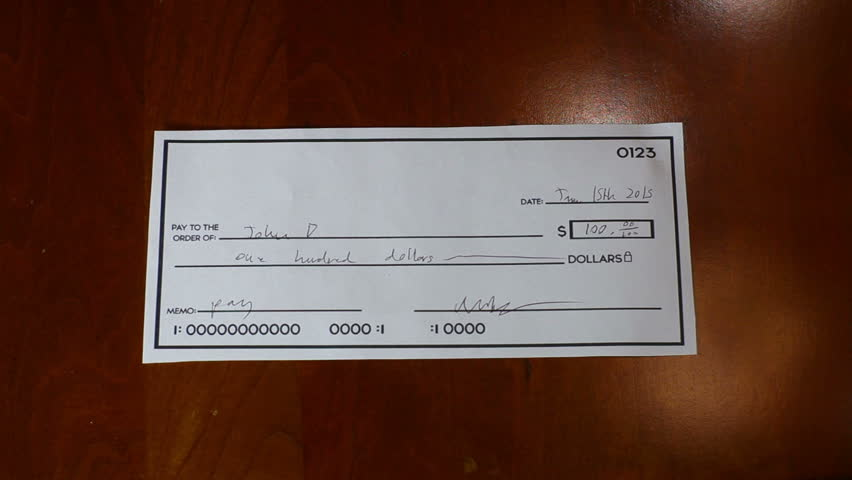
#> input picture CheckValidation/Sample Images/Checks/check1.jpg, 852 x 480 px
$ python -i perspectiveFix.py   (imports and definitions only)
#> lines starting #> are read from the running program, lines starting #| are printed output that depends on the picture; after the words box and inside, x2 and y2 are one past the last pixel; in counts of white or black regions, pixels touching at a corner belong together
import cv2
import imutils
import numpy as np

def points(pts):
    rectangle = np.zeros((4,2), dtype = "float32")

    #Bottom left point has smallest sum
    #Bottom right point has largest sum
    s = map(sum, pts)
    rectangle[0] = pts[np.argmin(s)]
    rectangle[2] = pts[np.argmax(s)]

    diff = np.diff(pts, axis = 1)
    rectangle[1] = pts[np.argmin(diff)]
    rectangle[3] = pts[np.argmax(diff)]

    return rectangle

def corner_transformation(image, pts):
    rectangle = points(pts)
    (tl, tr, br, bl) = rectangle

    widthA = np.sqrt(((br[0] - bl[0]) ** 2) + ((br[1] - bl[1]) ** 2))
    widthB = np.sqrt(((tr[0] - tl[0]) ** 2) + ((tr[1] - tl[1]) ** 2))
    maxWidth = max(int(widthA), int(widthB))

    heightA = np.sqrt(((tr[0] - br[0]) ** 2) + ((tr[1] - br[1]) ** 2))
    heightB = np.sqrt(((tl[0] - bl[0]) ** 2) + ((tl[1] - bl[1]) ** 2))
    maxHeight = max(int(heightA),int(heightB))

    dst = np.array([
    [0,0],
    [maxWidth - 1, 0],
    [maxWidth - 1, maxHeight - 1],
    [0, maxHeight - 1]], dtype = "float32")

    transform_matrix = cv2.getPerspectiveTransform(rectangle,dst)
    warp = cv2.warpPerspective(image,transform_matrix,(maxWidth,maxHeight))

    return warp

def fix_perspective(image):
#> called with image = 'Sample Images/Checks/check1.jpg'
    image = cv2.imread(image)
#> image is the input picture: shape (480, 852, 3); mean B, G, R 57.1, 67, 95.6
    ratio = image.shape[0]/500.0
#> ratio = 0.96
    original = image.copy()
    image = imutils.resize(image, height = 500)
#> image: shape (500, 887, 3)


    gray = cv2.cvtColor(image, cv2.COLOR_BGR2GRAY)
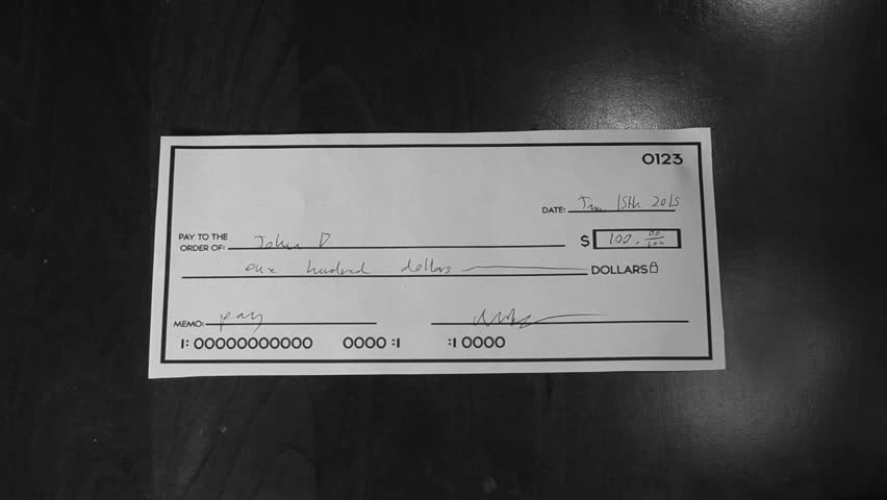
#> gray: shape (500, 887); min 9, max 220, mean 74.4
    gray = cv2.GaussianBlur(gray, (5,5),0)
    edged = cv2.Canny(gray, 75, 200)
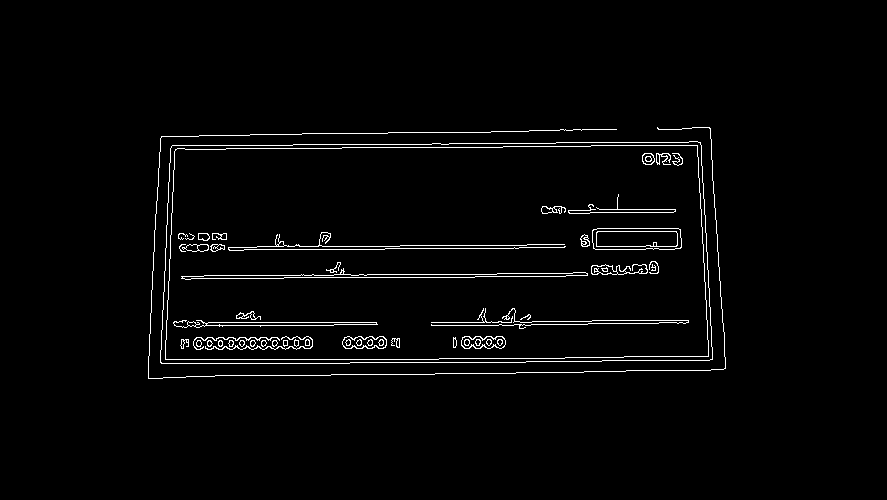
#> edged: shape (500, 887); 2.3% white in thin lines or dots, all inside (x1, y1, x2, y2) = (148, 127, 726, 379)

    (cnts,_) = cv2.findContours(edged.copy(), cv2.RETR_LIST, cv2.CHAIN_APPROX_SIMPLE)
#> cnts = 117 contours, 39 with area under 20; largest, box (x1, y1, x2, y2) and area: (160, 141, 713, 364) 118188, (160, 141, 713, 364) 118186, (165, 145, 709, 360) 112634, (165, 145, 709, 360) 112632, (592, 228, 682, 250) 1826
    cnts = sorted(cnts, key = cv2.contourArea, reverse =True)[:5]
#> cnts = 5 contours; box (x1, y1, x2, y2) and area: (160, 141, 713, 364) 118188, (160, 141, 713, 364) 118186, (165, 145, 709, 360) 112634, (165, 145, 709, 360) 112632, (592, 228, 682, 250) 1826

    for contour in cnts:

        peri = cv2.arcLength(contour, True)
        approx = cv2.approxPolyDP(contour, 0.02 * peri, True)

        if len(approx) == 4:
            screenCnt = approx
            break
#> this loop made 1 pass
#> (peri, screenCnt) on pass 1: (1528.9, [[700, 142], [172, 145], [160, 362], [712, 359]])

    warped = corner_transformation(original, screenCnt.reshape(4,2)*ratio)
#> in points, `diff = np.diff(pts, axis = 1)`: diff = [-535.7, -25.92, 193.9, -338.9]
#> in corner_transformation, `rectangle = points(pts)`: rectangle = [[672, 136.3], [672, 136.3], [672, 136.3], [153.6, 347.5]]
#> in corner_transformation, `(tl, tr, br, bl) = rectangle`: tl = [672, 136.3]; bl = [153.6, 347.5]
#> in corner_transformation, `widthA = np.sqrt(((br[0] - bl[0]) ** 2) + ((br[1] - bl[1]) ** 2))`: widthA = 559.8
#> in corner_transformation, `widthB = np.sqrt(((tr[0] - tl[0]) ** 2) + ((tr[1] - tl[1]) ** 2))`: widthB = 0
#> in corner_transformation, `maxWidth = max(int(widthA), int(widthB))`: maxWidth = 559
#> in corner_transformation, `heightA = np.sqrt(((tr[0] - br[0]) ** 2) + ((tr[1] - br[1]) ** 2))`: heightA = 0
#> in corner_transformation, `heightB = np.sqrt(((tl[0] - bl[0]) ** 2) + ((tl[1] - bl[1]) ** 2))`: heightB = 559.8
#> in corner_transformation, `maxHeight = max(int(heightA),int(heightB))`: maxHeight = 559
#> in corner_transformation, `dst = np.array([ [0,0], [maxWidth - 1, 0], [maxWidth - 1, maxHeight - ..`: dst = [[0, 0], [558, 0], [558, 558], [0, 558]]
#> in corner_transformation, `transform_matrix = cv2.getPerspectiveTransform(rectangle,dst)`: transform_matrix = [[0.000979, 0.0024, -0.986], [-0.000137, -0.000561, 0.169], [-2.27e-07, -9.59e-07, 0.000284]]
#> in corner_transformation, `warp = cv2.warpPerspective(image,transform_matrix,(maxWidth,maxHeight))`:
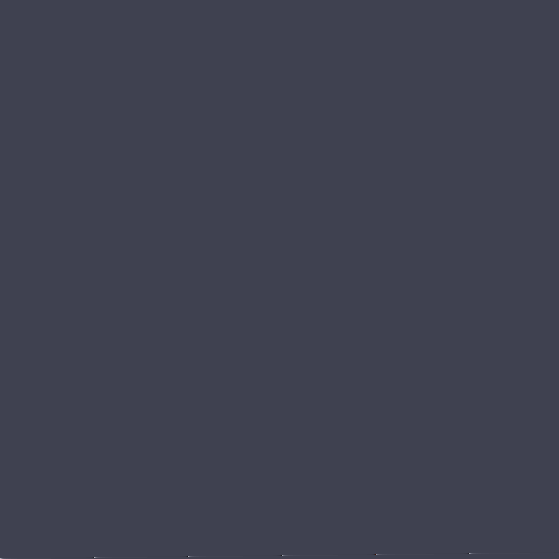
#> warp: shape (559, 559, 3); mean B, G, R 80, 65, 63
    cv2.imwrite('check.JPG', warped)

>>> result = fix_perspective('Sample Images/Checks/check1.jpg')
